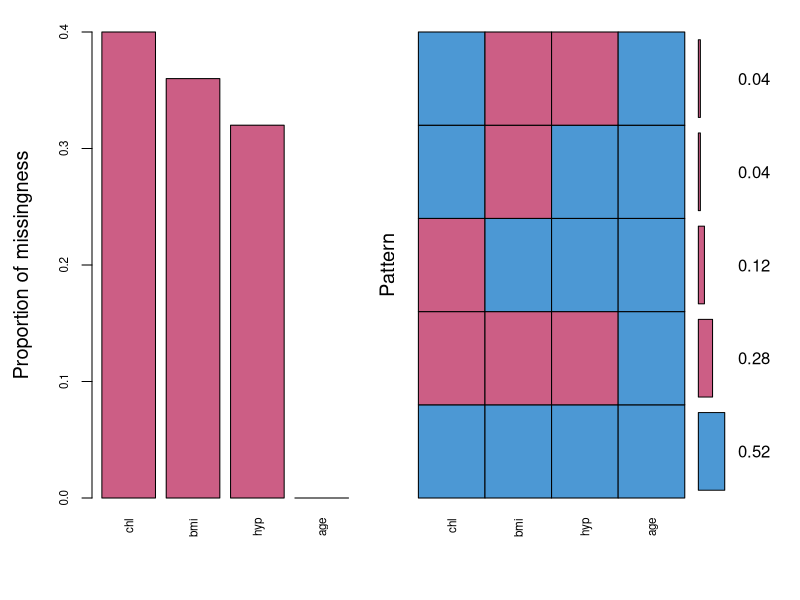
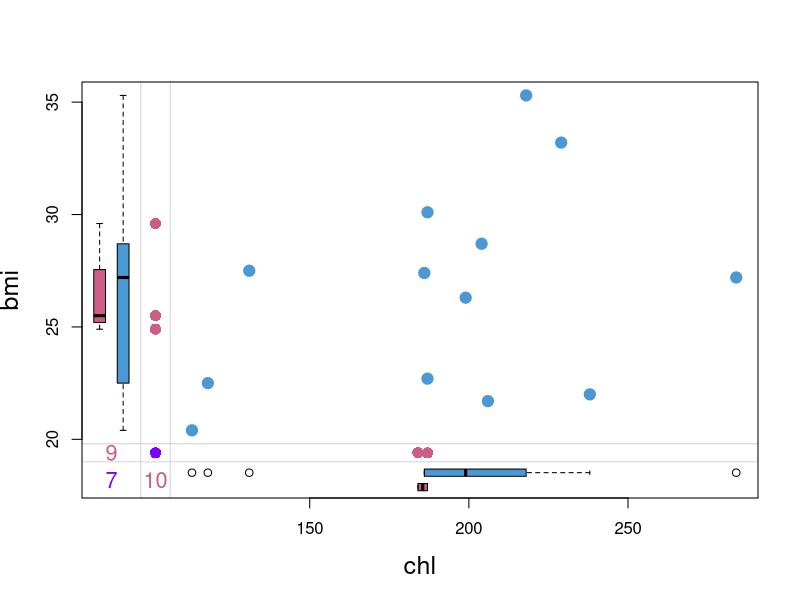
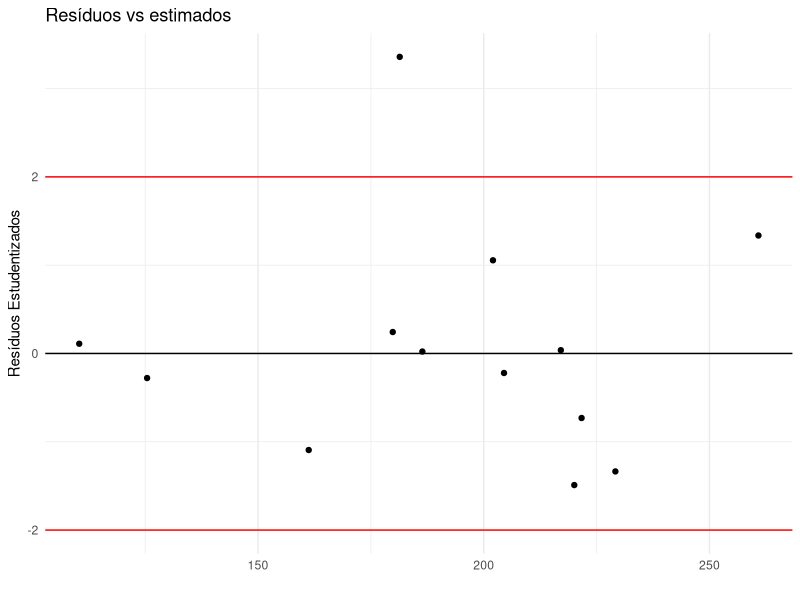
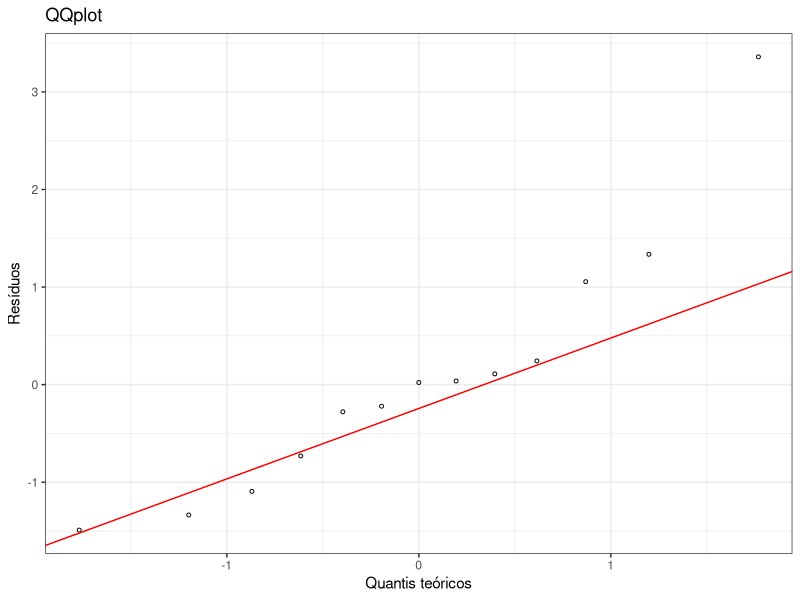
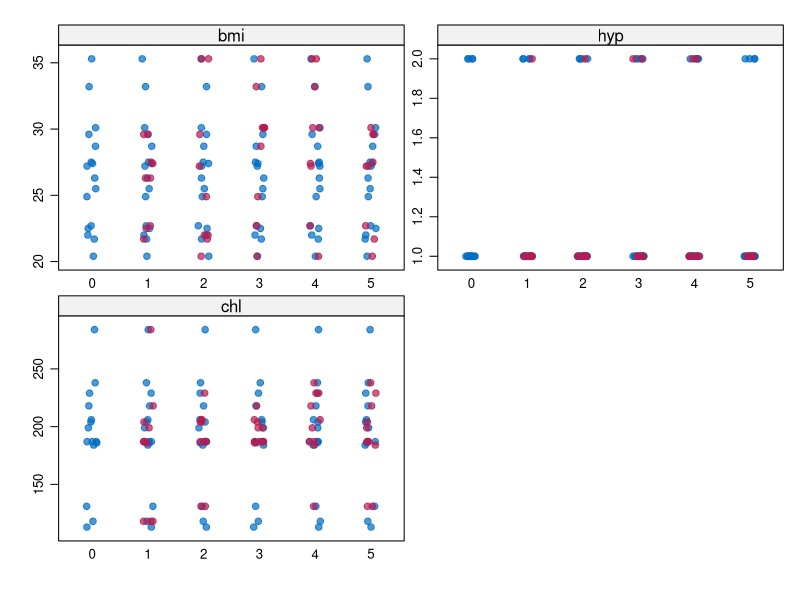

Here is the R script that generated these plots, in order:
## ---- chunk 1
require(mice)
require(VIM)
require(lattice)
require(broom)
require(kableExtra)
require(ggplot2)
## ---- chunk 2
df <- nhanes
head(df)
str(df)
## ---- chunk 3
df$age <- as.factor(df$age)
## ---- chunk 4
apply(df,2, function(x) sum(is.na(x)))
## ---- chunk 5
coll <- c('#4C98D4','#CC5E85')

aggr_plot <- aggr(df, col= coll, numbers=TRUE, sortVars=TRUE, labels=names(data), cex.axis=.7, gap=3, ylab=c("Proportion of missingness","Pattern"))
## ---- chunk 6
pares <- md.pairs(df)
## ---- chunk 7
pares$rr
## ---- chunk 8
pares$rm
## ---- chunk 9
pares$mr
## ---- chunk 10
pares$mm
## ---- chunk 11
color <- c('#4C98D4','#CC5E85','#8000FF' )
marginplot(nhanes[,c("chl","bmi")], col=color, cex=1.5,cex.lab= 1.5, cex.numbers= 1.3, pch=19)
## ---- chunk 12
ggQQ <-  function(lm) {
  d = data.frame(std.resid = rstudent(lm))
  y = quantile(d$std.resid[!is.na(d$std.resid)], c(0.25, 0.75))
  x = qnorm(c(0.25, 0.75))
  slope = diff(y)/diff(x)
  int = y[1L] - slope * x[1L]
  p <-  ggplot(data=d, aes(sample=std.resid)) +
    stat_qq(shape=1, size=1) +           
    labs(title="QQplot",             
         x="Quantis teóricos",      
         y="Resíduos") +   
    geom_abline(slope = slope, intercept = int, linetype="solid", color="red")+
    theme_bw()
  return(p)
}

print(paste("Tamanho da base", dim(df)[1]))
print(paste("Drop na da base", dim(na.omit(df))[1]))
## ---- chunk 13
modc <- lm(chl ~ bmi+hyp+age, data = df)

kable(tidy(modc), "html", align = "c") %>% 
  kable_styling(bootstrap_options = "striped")
## ---- chunk 14
ggplot(modc, aes(modc$fitted.values,rstudent(modc)))+
  geom_point()+
  theme(axis.text.x = element_text(size=10, angle=0), axis.text.y = element_text(options(scipen=9999),size=10, angle=0))+
  xlab("")+
  ylab("Resíduos Estudentizados")+
  labs(title="Resíduos vs estimados")+
  geom_hline(yintercept=0)+
  geom_hline(yintercept=2, color="red")+
  geom_hline(yintercept=-2, color="red")+
  theme_minimal()
## ---- chunk 15
ggQQ(modc)
## ---- chunk 16
imp <- mice(df, printFlag = FALSE, maxit = 40, seed= 2022)
imp
## ---- chunk 17
imp$imp$chl
## ---- chunk 18
stripplot(imp, pch = 20, cex = 1.2)
## ---- chunk 19
modci <- with(data=imp,exp= lm(chl ~ bmi+hyp+age))

combmod <- pool(modci)

summary(combmod)
## ---- chunk 20
summary(combmod)

kable(tidy(modc), "html", align = "c") %>% 
  kable_styling(bootstrap_options = "striped")
